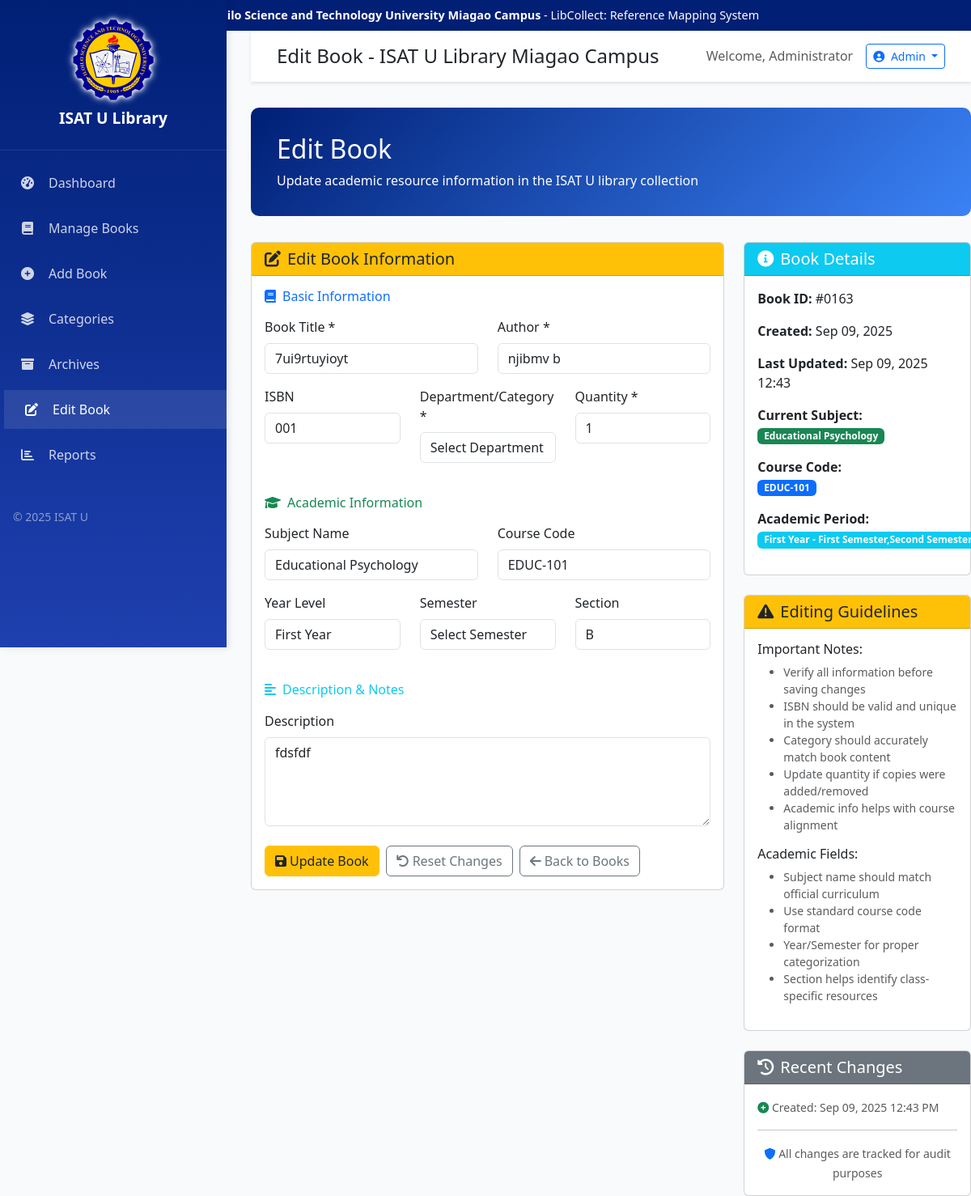
Page /views/edit-book.php?id=163 (signed in) on the committed database.
### tables this page shows
CREATE TABLE `books` (
  `id` int(11) NOT NULL,
  `title` varchar(255) NOT NULL,
  `author` varchar(255) NOT NULL,
  `isbn` varchar(20) DEFAULT NULL,
  `category` text NOT NULL,
  `quantity` int(11) NOT NULL DEFAULT 1,
  `description` text DEFAULT NULL,
  `created_at` timestamp NOT NULL DEFAULT current_timestamp(),
  `updated_at` timestamp NOT NULL DEFAULT current_timestamp() ON UPDATE current_timestamp(),
  `subject_name` varchar(255) DEFAULT NULL,
  `course_code` varchar(50) DEFAULT NULL,
  `publication_year` int(4) DEFAULT NULL,
  `book_copy_number` int(11) DEFAULT NULL,
  `total_quantity` int(11) DEFAULT NULL,
  `is_multi_context` tinyint(1) DEFAULT 0,
  `same_book_series` tinyint(1) DEFAULT 0,
  `year_level` text DEFAULT NULL,
  `semester` text DEFAULT NULL,
  `section` text DEFAULT NULL
);

### classes/Book.php (called while the page is built, shortened)
<?php
class Book {
    private $pdo;
    public function __construct($pdo) {
        $this->pdo = $pdo;
    }
    public function getBookById($id) {
        try {
            $stmt = $this->pdo->prepare("SELECT * FROM books WHERE id = ?");
            $stmt->execute([$id]);
            return $stmt->fetch(PDO::FETCH_ASSOC);
        } catch (PDOException $e) {
            error_log("Error in getBookById: " . $e->getMessage());
            return false;
        }
    }
}
?>

### views/edit-book.php (the view, shortened to what this page needs)
<?php
require_once '../config/database.php';
require_once '../classes/Book.php';
$database = new Database();
$pdo = $database->connect();
$book = new Book($pdo);
$book_id = isset($_GET['id']) ? (int)$_GET['id'] : 0;
$book_data = $book->getBookById($book_id);
include '../includes/header.php';
?>
<div class="page-header">
    <h1 class="h2 mb-2">Edit Book</h1>
    <p class="mb-0">Update academic resource information in the ISAT U library collection</p>
</div>
<div class="row">
    <div class="col-md-8">
        <div class="card">
            <div class="card-header bg-warning text-dark">
                <h5 class="mb-0"><i class="fas fa-edit me-2"></i>Edit Book Information</h5>
            </div>
            <div class="card-body">
                <form method="POST" id="editBookForm">
                    <div class="mb-4">
                        <h6 class="text-primary mb-3"><i class="fas fa-book me-2"></i>Basic Information</h6>
                        <div class="row">
                            <div class="col-md-6 mb-3">
                                <label class="form-label">Book Title *</label>
                                <input type="text" class="form-control" name="title"
                                       value="<?php echo htmlspecialchars($book_data['title']); ?>"
                                       required placeholder="Enter complete book title">
                            </div>
                            <div class="col-md-6 mb-3">
                                <label class="form-label">Author *</label>
                                <input type="text" class="form-control" name="author"
                                       value="<?php echo htmlspecialchars($book_data['author']); ?>"
                                       required placeholder="Author's full name">
                            </div>
                        </div>
                        <div class="row">
                            <div class="col-md-4 mb-3">
                                <label class="form-label">ISBN</label>
                                <input type="text" class="form-control" name="isbn"
                                       value="<?php echo htmlspecialchars($book_data['isbn']); ?>"
                                       placeholder="978-XXXXXXXXXX">
                            </div>
                            <div class="col-md-4 mb-3">
                                <label class="form-label">Department/Category *</label>
                                <select class="form-control" name="category" required id="categorySelect">
                                    <option value="">Select Department</option>
                                </select>
                            </div>
                            <div class="col-md-4 mb-3">
                                <label class="form-label">Quantity *</label>
                                <input type="number" class="form-control" name="quantity" min="1"
                                       value="<?php echo $book_data['quantity']; ?>" required>
                            </div>
                        </div>
                    </div>
                    <div class="mb-4">
                        <h6 class="text-success mb-3"><i class="fas fa-graduation-cap me-2"></i>Academic Information</h6>
                        <div class="row">
                            <div class="col-md-6 mb-3">
                                <label class="form-label">Subject Name</label>
                                <input type="text" class="form-control" name="subject_name"
                                       value="<?php echo htmlspecialchars($book_data['subject_name'] ?? ''); ?>"
                                       placeholder="e.g., Occupational Safety and Health">
                            </div>
                            <div class="col-md-6 mb-3">
                                <label class="form-label">Course Code</label>
                                <input type="text" class="form-control" name="course_code"
                                       value="<?php echo htmlspecialchars($book_data['course_code'] ?? ''); ?>"
                                       placeholder="e.g., BIT-OSH, EDUC-101">
                            </div>
                        </div>
                        <div class="row">
                            <div class="col-md-4 mb-3">
                                <label class="form-label">Year Level</label>
                                <select class="form-control" name="year_level">
                                    <option value="First Year" <?php echo (($book_data['year_level'] ?? '') == 'First Year') ? 'selected' : ''; ?>>First Year</option>
                                </select>
                            </div>
                            <div class="col-md-4 mb-3">
                                <label class="form-label">Semester</label>
                                <select class="form-control" name="semester">
                                    <option value="">Select Semester</option>
                                </select>
                            </div>
                            <div class="col-md-4 mb-3">
                                <label class="form-label">Section</label>
                                <input type="text" class="form-control" name="section"
                                       value="<?php echo htmlspecialchars($book_data['section'] ?? ''); ?>"
                                       placeholder="e.g., A, B, 1A, 2B">
                            </div>
                        </div>
                    </div>
                    <div class="mb-4">
                        <h6 class="text-info mb-3"><i class="fas fa-align-left me-2"></i>Description & Notes</h6>
                        <div class="mb-3">
                            <label class="form-label">Description</label>
                            <textarea class="form-control" name="description" rows="4"
                                      placeholder="Brief description of the book content, learning objectives, or course relevance..."><?php echo htmlspecialchars($book_data['description']); ?></textarea>
                        </div>
                    </div>
                    <div class="d-flex gap-2">
                        <button type="submit" class="btn btn-warning text-dark">
                            <i class="fas fa-save me-1"></i>Update Book
                        </button>
                        <button type="reset" class="btn btn-outline-secondary" onclick="resetForm()">
                            <i class="fas fa-undo me-1"></i>Reset Changes
                        </button>
                        <a href="books.php" class="btn btn-outline-secondary">
                            <i class="fas fa-arrow-left me-1"></i>Back to Books
                        </a>
                    </div>
                </form>
            </div>
        </div>
    </div>
    <div class="col-md-4">
        <div class="card mb-4">
            <div class="card-header bg-info text-white">
                <h5 class="mb-0"><i class="fas fa-info-circle me-2"></i>Book Details</h5>
            </div>
            <div class="card-body">
                <div class="mb-3">
                    <strong>Book ID:</strong> #<?php echo str_pad($book_data['id'], 4, '0', STR_PAD_LEFT); ?>
                </div>
                <div class="mb-3">
                    <strong>Created:</strong> <?php echo date('M d, Y', strtotime($book_data['created_at'])); ?>
                </div>
                <div class="mb-3">
                    <strong>Last Updated:</strong> <?php echo date('M d, Y H:i', strtotime($book_data['updated_at'])); ?>
                </div>
                <?php if (!empty($book_data['subject_name'])): ?>
                <div class="mb-3">
                    <strong>Current Subject:</strong><br>
                    <span class="badge bg-success"><?php echo htmlspecialchars($book_data['subject_name']); ?></span>
                </div>
                <?php endif; ?>
                <?php if (!empty($book_data['course_code'])): ?>
                <div class="mb-3">
                    <strong>Course Code:</strong><br>
                    <span class="badge bg-primary"><?php echo htmlspecialchars($book_data['course_code']); ?></span>
                </div>
                <?php endif; ?>
                <?php if (!empty($book_data['year_level']) && !empty($book_data['semester'])): ?>
                <div class="mb-3">
                    <strong>Academic Period:</strong><br>
                    <span class="badge bg-info"><?php echo htmlspecialchars($book_data['year_level']) . ' - ' . htmlspecialchars($book_data['semester']); ?></span>
                </div>
                <?php endif; ?>
            </div>
        </div>
        <div class="card mb-4">
            <div class="card-header bg-warning text-dark">
                <h5 class="mb-0"><i class="fas fa-exclamation-triangle me-2"></i>Editing Guidelines</h5>
            </div>
            <div class="card-body">
                <h6>Important Notes:</h6>
                <ul class="small text-muted">
                    <li>Verify all information before saving changes</li>
                    <li>ISBN should be valid and unique in the system</li>
                    <li>Category should accurately match book content</li>
                    <li>Update quantity if copies were added/removed</li>
                    <li>Academic info helps with course alignment</li>
                </ul>
                <h6 class="mt-3">Academic Fields:</h6>
                <ul class="small text-muted">
                    <li>Subject name should match official curriculum</li>
                    <li>Use standard course code format</li>
                    <li>Year/Semester for proper categorization</li>
                    <li>Section helps identify class-specific resources</li>
                </ul>
            </div>
        </div>
        <div class="card">
            <div class="card-header bg-secondary text-white">
                <h5 class="mb-0"><i class="fas fa-history me-2"></i>Recent Changes</h5>
            </div>
            <div class="card-body">
                <div class="timeline">
                    <div class="timeline-item">
                        <small class="text-muted">
                            <i class="fas fa-plus-circle text-success"></i>
                            Created: <?php echo date('M d, Y g:i A', strtotime($book_data['created_at'])); ?>
                        </small>
                    </div>
                </div>
                <hr>
                <div class="text-center">
                    <small class="text-muted">
                        <i class="fas fa-shield-alt text-primary"></i>
                        All changes are tracked for audit purposes
                    </small>
                </div>
            </div>
        </div>
    </div>
</div>
<?php include '../includes/footer.php'; ?>

### assets/css/style.css (style rules this page uses)
:root { --primary-color: #001f75; --secondary-color: #3b82f6; --accent-color: #fbbf24; --sidebar-width: 280px; }
body { font-family: 'Segoe UI', Tahoma, Geneva, Verdana, sans-serif; background-color: #f8fafc; }
.page-header { background: linear-gradient(135deg, var(--primary-color) 0%, var(--secondary-color) 100%); color: white; padding: 2rem; margin-bottom: 2rem; border-radius: 10px; }

### rows in the picture
books: title "7ui9rtuyioyt", author "njibmv b", isbn "001", quantity "1", subject_name "Educational Psychology", course_code "EDUC-101", year_level "First Year", section "B", description "fdsfdf", id "0163", created_at "Sep 09, 2025", updated_at "Sep 09, 2025 12:43", semester "First Semester,Second…", created_at "Sep 09, 2025 12:43 PM"

### other values in the picture
$page_title "Edit Book - ISAT U Library Miagao Campus"
